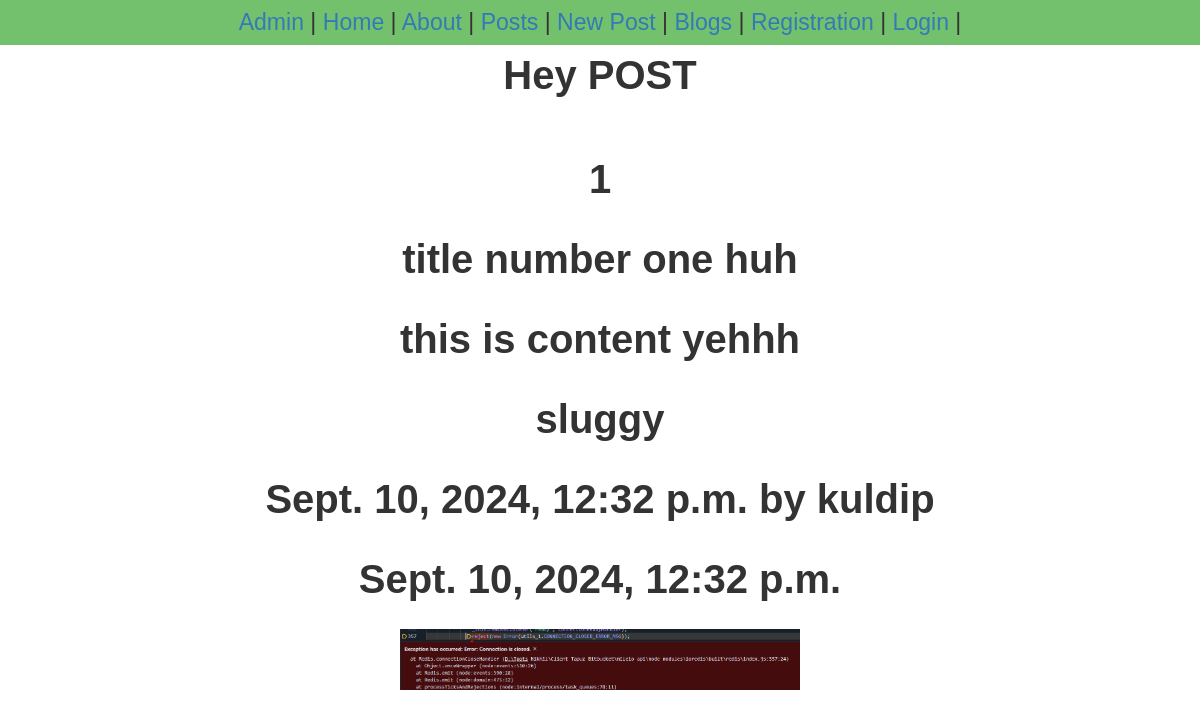
/posts/1, run on the app's committed database.
### posts/models.py (models this page shows, shortened)
class Posts(models.Model):
  title = models.CharField(max_length=255)
  content = models.TextField()
  slug = models.SlugField(blank=True)
  created_at = models.DateTimeField(auto_now_add=True)
  updated_at = models.DateTimeField(auto_now=True)
  banner = models.ImageField(default="fallback.png", blank=True)
  author = models.ForeignKey(User, on_delete=models.CASCADE, default=None)

### posts/views.py (the view)
# urls.py: path('<slug:id>', showSinglePost, name="single-post"),
def showSinglePost(request, id):
  post = Posts.objects.get(id=id)
  return render(request, 'post.html', {"post": post})

### posts/templates/post.html (shortened to what this page needs)
{% extends "layout.html" %}
{% block content %}
<section>
  <h1>Hey POST</h1>
  <br />
  <h1>{{ post.id }}</h1>
  <h1>{{ post.title }}</h1>
  <h1>{{ post.content }}</h1>
  <h1>{{ post.slug }}</h1>
  <h1>{{ post.created_at }} by {{ post.author }}</h1>
  <h1>{{ post.updated_at }}</h1>
  <h1><img src="{{ post.banner.url }}" alt="" width="400" /></h1>
</section>
{% endblock content %}

### static/css/styles.css (style rules this page uses)
* { box-sizing: border-box; margin: 0; padding: 0; }
body { font-family: Arial, sans-serif; font-size: 16px; line-height: 1.5; color: #333; text-align: center; }
h1, h2, h3, h4, h5, h6 { font-weight: bold; margin-bottom: 0.5em; }
h1 { font-size: 2.5em; }
img { max-width: 100%; height: auto; margin: 0 auto; display: block; }

### data on the page
Posts: id "1", title "title number one huh", content "this is content yehhh", slug "sluggy", created_at "Sept. 10, 2024, 12:32 p.m.", author "kuldip", updated_at "Sept. 10, 2024, 12:32 p.m.", banner (picture)
